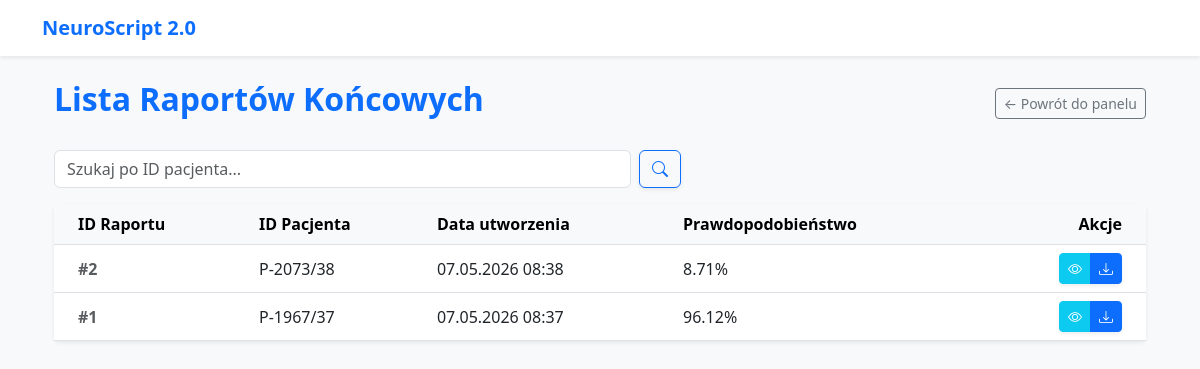
/reports/ (signed in), run on an earlier commit of the app's database.
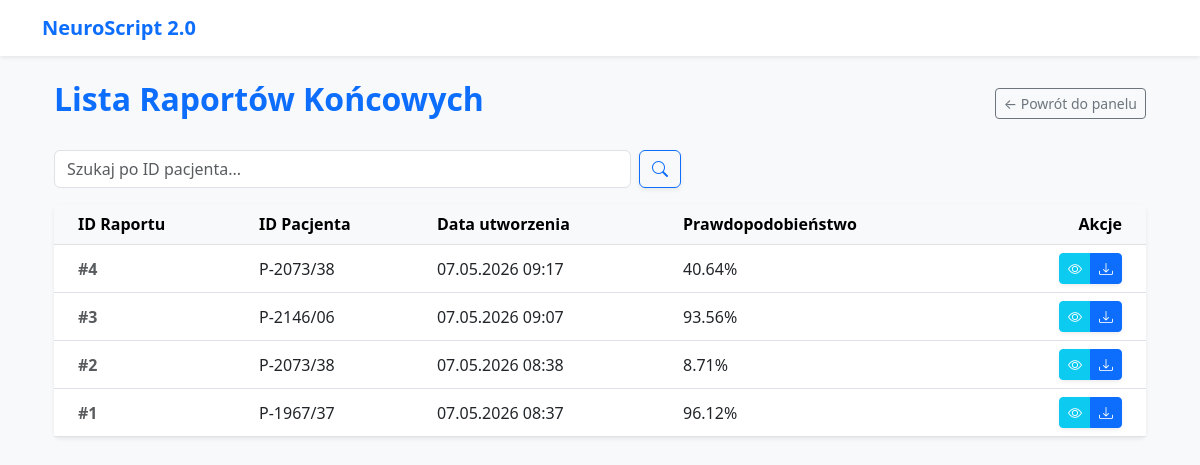
And on a later commit of the database.
### db_models/models.py (models this page shows, shortened)
class RaportKoncowy(models.Model):
    wynik = models.OneToOneField(
        WynikAnalizyAI,
        on_delete=models.CASCADE,
        related_name='raport'
    )
    notatki_lekarza = models.TextField()
    data_utworzenia = models.DateTimeField(auto_now_add=True)

class WynikAnalizyAI(models.Model):
    badanie = models.OneToOneField(
        Badanie,
        on_delete=models.CASCADE,
        related_name='wynik_ai'
    )
    prawdopodobienstwo_choroby = models.FloatField(help_text="W %")

class Badanie(models.Model):
    pacjent = models.ForeignKey(
        Pacjent,
        on_delete=models.CASCADE,
        related_name='badania'
    )
    sciezka_do_pliku = models.TextField()
    data_wgrania = models.DateTimeField(auto_now_add=True)

class Pacjent(models.Model):
    identyfikator_pacjenta = models.CharField(max_length=100, blank=True)
    rok_urodzenia = models.IntegerField()
    plec = models.CharField(max_length=20)
    lekarz = models.ForeignKey('auth.User', on_delete=models.CASCADE, related_name='pacjenci')

### analysis/views.py (the view)
# urls.py: path('reports/', views.report_list, name='report_list'),
@login_required
def report_list(request):
    search_query = request.GET.get('search', '').strip()
    reports = RaportKoncowy.objects.filter(wynik__badanie__pacjent__lekarz=request.user).order_by('-data_utworzenia')
    if search_query:
        reports = reports.filter(wynik__badanie__pacjent__identyfikator_pacjenta__icontains=search_query)
    return render(request, 'analysis/reports.html', {
        'reports': reports,
        'search_query': search_query,
    })

### templates/analysis/reports.html (shortened to what this page needs)
{% extends "base.html" %}
{% block content %}
<div class="container mt-4">
    <div class="d-flex justify-content-between align-items-center mb-4">
        <h2 class="text-primary fw-bold">Lista Raportów Końcowych</h2>
        <a href="{% url 'dashboard' %}" class="btn btn-outline-secondary btn-sm">← Powrót do panelu</a>
    </div>
    <div class="row mb-3">
        <div class="col-md-8 col-lg-7">
            <form action="{% url 'report_list' %}" method="get" class="d-flex">
                <input type="text" name="search" class="form-control me-2" placeholder="Szukaj po ID pacjenta..." value="{{ search_query }}">
                <button type="submit" class="btn btn-outline-primary shadow-sm"><i class="bi bi-search"></i></button>
            </form>
        </div>
    </div>
    <div class="card shadow-sm border-0">
        <div class="card-body p-0">
            <table class="table table-hover align-middle mb-0">
                <thead class="table-light">
                    <tr>
                        <th class="ps-4">ID Raportu</th>
                        <th>ID Pacjenta</th>
                        <th>Data utworzenia</th>
                        <th>Prawdopodobieństwo</th>
                        <th class="text-end pe-4">Akcje</th>
                    </tr>
                </thead>
                <tbody>
                    {% for raport in reports %}
                        <tr>
                            <td class="ps-4 fw-bold text-muted">#{{ raport.id }}</td>
                            <td>{{ raport.wynik.badanie.pacjent.identyfikator_pacjenta }}</td>
                            <td>{{ raport.data_utworzenia|date:"d.m.Y H:i" }}</td>
                            <td>{{ raport.wynik.prawdopodobienstwo_choroby|floatformat:2 }}%</td>
                            <td class="text-end pe-4">
                                <div class="btn-group shadow-sm" role="group">
                                    <a href="{% url 'report_preview' raport.id %}" target="_blank" class="btn btn-sm btn-info text-white" title="Podgląd">
                                        <i class="bi bi-eye"></i>
                                    </a>
                                    <a href="{% url 'report_download' raport.id %}" class="btn btn-sm btn-primary" title="Pobierz">
                                        <i class="bi bi-download"></i>
                                    </a>
                                </div>
                            </td>
                        </tr>
                    {% empty %}
                        <tr>
                            <td colspan="5" class="text-center py-5">
                                <div class="text-muted">Brak raportów do wyświetlenia.</div>
                            </td>
                        </tr>
                    {% endfor %}
                </tbody>
            </table>
        </div>
    </div>
</div>
{% endblock %}

What changed in the data, as far as the page shows it:
added RaportKoncowy: id "4", wynik.badanie.pacjent.identyfikator_pacjenta "P-2073/38", data_utworzenia "07.05.2026 09:17", wynik.prawdopodobienstwo_choroby "40.64"
added RaportKoncowy: id "3", wynik.badanie.pacjent.identyfikator_pacjenta "P-2146/06", data_utworzenia "07.05.2026 09:07", wynik.prawdopodobienstwo_choroby "93.56"
